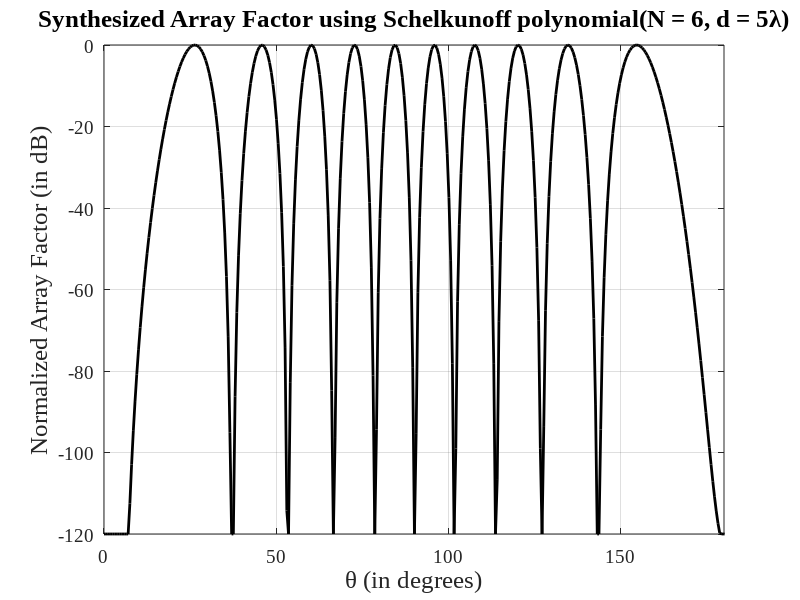

The MATLAB source for this figure:
%%
%This code demonstrates the implementation of schelkenoff's, which is based 
%on the information about the null possition on the final radiation pattern.

% Program written by: Sathvik N. Prasad
% Date              : 23/06/2014 


close all;
clc;
clear all;


%%
fprintf('Determination of linear array antenna directivity by given null points location \n');
d=input('Specify spacing between elements (in wavelengths)\n');
beta=0;
beta=beta*pi/180;
Nnul=input('Specify number of desired nulls\n');
Nel=Nnul+1;
nul=zeros(size(Nnul));

	for n=1:Nnul,    
     	    nul(n)=input(['Specify position of null #',num2str(n), ...
                   ' (in degrees)\n']);
    end;

   nul=nul*pi/180;   % convert to rads


   Ntheta=360; 
   thres=-120;
   
   %used for plotting
   
   
theta=linspace(0,2*pi,2*Ntheta);
dth=theta(2)-theta(1);   % theta in radians

psi=2*pi*d*cos(theta)+beta;

	     psi_nul=2*pi*d*cos(nul)+beta;
	     a=poly(exp(j*psi_nul))  % coefficients of z polynomial
        
    
        
	     z=exp(j*psi);

	     for n=1:Nel,
	        temp(n,:)=z.^(n-1);
	     end;

	     AF=fliplr(a)*temp;  % final array factor
        	
        for mu=1:ceil(d*(1-min(cos(nul)))),    % extra code to cover the case
					       % d>0.5 lambda  
           theta_nul1(mu,:)=acos(cos(nul)+mu/d)*180/pi;
           theta_nul2(mu,:)=acos(cos(nul)-mu/d)*180/pi;
        end;

	     theta_nul=[theta_nul1(:) theta_nul2(:)];
        theta_nul(abs(imag(theta_nul))>=1e-4)=[];
	     nul_tot=[nul*180/pi theta_nul];

	     for w=1:length(nul_tot),   %  remove multiple null
                                    %  occurences
	         nul_final(w)=nul_tot(1);
            nul_tot(abs(nul_tot-nul_final(w))<=1e-2)=[];
	         if (isempty(nul_tot)),
                break;
	         end;
	     end;
        
% 
% 	     disp('Array Factor nulls found at:');
% 		  disp(strcat(num2str(sort(nul_final)','%6.2f'), ...
%              repmat(' deg.',length(nul_final),1)))                  
%         fprintf(2,'\nExcitation coefficients:\n');  
%         fprintf(2,'   Real part \t    Imag part\n');
%         fprintf(2,'%10.4f \t %10.4f\n',[real(fliplr(a)); imag(fliplr(a))]);
  
          
       
    

	AF_db=20*log10(abs(AF)/max(abs(AF)));
	AF_db(AF_db<=thres)=thres;
   
%% directivity computation

U=(abs(AF(theta<pi))).^2;
Prad=2*pi*sum(U.*sin(theta(theta<pi))*dth);
D=4*pi*max(U)/Prad;
D_db=10*log10(D);
   



%% Figure 
figure(1);
set(gca,'fontname','timesnewroman','fontsize',14); 
hl=plot(theta*180/pi,AF_db,'LineWidth',3,'color','black'); grid; zoom; thres=get(gca,'ylim'); grid on;


%%Description regarding the directivity plot
set(gca,'fontname','timesnewroman','fontsize',14,'xlim',[0 180]);
set(hl,'linewidth',2); 
xlabel('\theta (in degrees)','fontname','timesnewroman','fontsize',18, ...
       'verticalalignment','top');
ylabel('Normalized Array Factor (in dB)','fontname','timesnewroman', ...
       'fontsize',18,'verticalalignment','bottom');
title(['Synthesized Array Factor using Schelkunoff polynomial(N = ',num2str(Nel),', d = ',num2str(d),'\lambda)'], ...
      'fontname','timesnewroman','fontsize',18);


